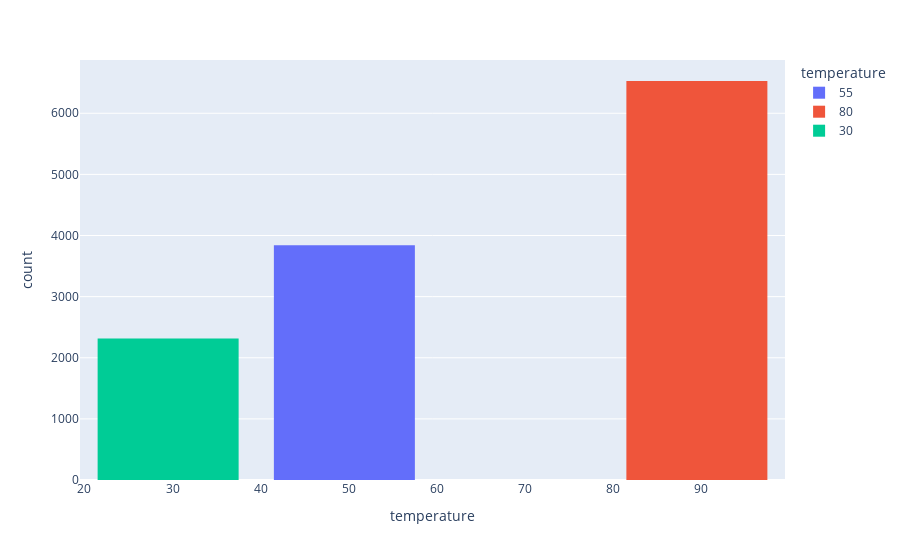

This figure's notebook cell:
### Markdown cell above
6. Use a histogram to visualize the temperature column.

### Code cell
fig = px.histogram(data, x="temperature",color="temperature")
fig.update_layout(bargap=0.2)
fig.show()

### Figure 1 — Plotly figure (JSON) as saved in the notebook; plotly's stock layout.template omitted (floating-point values rounded to 4 significant figures; data arrays with more than 128 entries replaced by an {"elided": "..."} marker saying what was removed)
{"data": [{"alignmentgroup": "True", "bingroup": "x", "hovertemplate": "temperature=%{x}<br>count=%{y}<extra></extra>", "legendgroup": "55", "marker": {"color": "#636efa", "pattern": {"shape": ""}}, "name": "55", "offsetgroup": "55", "orientation": "v", "showlegend": true, "type": "histogram", "x": {"elided": "3840 int values"}, "xaxis": "x", "yaxis": "y"}, {"alignmentgroup": "True", "bingroup": "x", "hovertemplate": "temperature=%{x}<br>count=%{y}<extra></extra>", "legendgroup": "80", "marker": {"color": "#EF553B", "pattern": {"shape": ""}}, "name": "80", "offsetgroup": "80", "orientation": "v", "showlegend": true, "type": "histogram", "x": {"elided": "6528 int values"}, "xaxis": "x", "yaxis": "y"}, {"alignmentgroup": "True", "bingroup": "x", "hovertemplate": "temperature=%{x}<br>count=%{y}<extra></extra>", "legendgroup": "30", "marker": {"color": "#00cc96", "pattern": {"shape": ""}}, "name": "30", "offsetgroup": "30", "orientation": "v", "showlegend": true, "type": "histogram", "x": {"elided": "2316 int values"}, "xaxis": "x", "yaxis": "y"}], "layout": {"bargap": 0.2, "barmode": "relative", "legend": {"title": {"text": "temperature"}, "tracegroupgap": 0}, "margin": {"t": 60}, "xaxis": {"anchor": "y", "categoryarray": [55, 80, 30], "categoryorder": "array", "domain": [0, 1], "title": {"text": "temperature"}}, "yaxis": {"anchor": "x", "domain": [0, 1], "title": {"text": "count"}}}}
